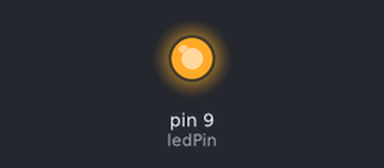
Bench run of a sketch on a simulated Arduino Uno, built with avr-gcc and run on an emulated ATmega328P. On the bench: output pins drawn as LEDs (lit = HIGH).

Above: at 1.35 s.
At 2.7 s:
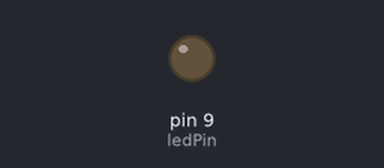
Timing chart, 0 to 4.2 s (numbered marks = the images above):
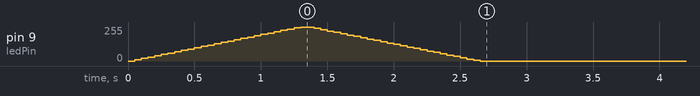

Measured:
- by itself, pin 9 (ledPin): rises from 0/255 to 255/255 in 1.3 s, then falls to 0/255 in 1.4 s

The sketch:

sketch_fadingLED.ino
```cpp
/* Fading an LED */


const int ledPin = 9;

int brightness = 0;
int fadeAmount = 10;


void setup() {
  // put your setup code here, to run once:
  pinMode(ledPin, OUTPUT);

}


void loop() {
  // put your main code here, to run repeatedly:

  analogWrite(ledPin, brightness);
  brightness =  brightness + fadeAmount;


  if(brightness<=0 || brightness>=255)
  {
    fadeAmount-=10;
    brightness = constrain(brightness,0,255);
  }

  delay(50);
}


/*
  Note: One can also write the logic using two for loops

  for(brightnes=0; brightness<=255; brightness++)
  {
    brightness = brightness+fadeAmount;
  }

  for(brightnes=25; brightness>=0; brightness--)
  {
    brightness = brightness+fadeAmount;
  }
*/
```
